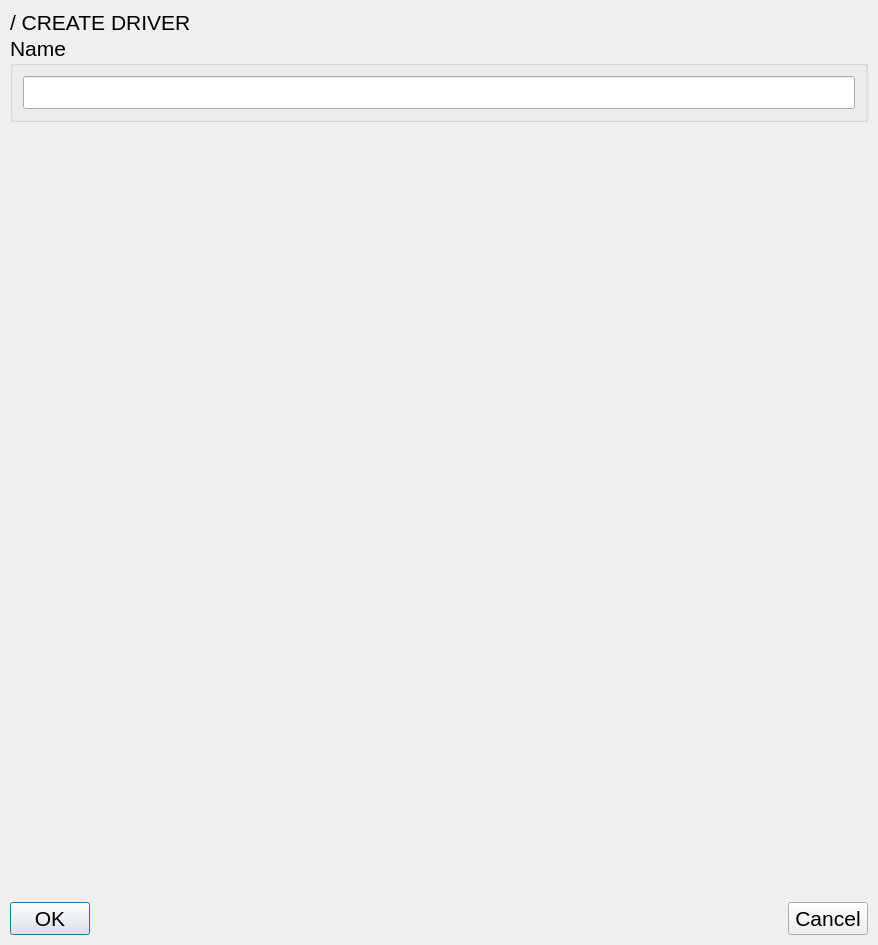
<?xml version="1.0" encoding="UTF-8"?>
<ui version="4.0">
 <class>DialogCreateDriver</class>
 <widget class="QDialog" name="DialogCreateDriver">
  <property name="geometry">
   <rect>
    <x>0</x>
    <y>0</y>
    <width>878</width>
    <height>945</height>
   </rect>
  </property>
  <property name="font">
   <font>
    <family>Arial</family>
    <pointsize>32</pointsize>
   </font>
  </property>
  <property name="windowTitle">
   <string>About</string>
  </property>
  <layout class="QGridLayout" name="gridLayout">
   <property name="leftMargin">
    <number>10</number>
   </property>
   <property name="topMargin">
    <number>10</number>
   </property>
   <property name="rightMargin">
    <number>10</number>
   </property>
   <property name="bottomMargin">
    <number>10</number>
   </property>
   <property name="spacing">
    <number>0</number>
   </property>
   <item row="3" column="0">
    <layout class="QVBoxLayout" name="layoutCenter">
     <property name="spacing">
      <number>0</number>
     </property>
     <item>
      <layout class="QVBoxLayout" name="layoutTitle">
       <property name="spacing">
        <number>0</number>
       </property>
       <item>
        <widget class="QLabel" name="labelTitle">
         <property name="font">
          <font>
           <family>Arial</family>
           <pointsize>16</pointsize>
          </font>
         </property>
         <property name="text">
          <string>/ CREATE DRIVER</string>
         </property>
         <property name="alignment">
          <set>Qt::AlignLeading|Qt::AlignLeft|Qt::AlignVCenter</set>
         </property>
        </widget>
       </item>
      </layout>
     </item>
     <item>
      <layout class="QVBoxLayout" name="layoutContent">
       <property name="spacing">
        <number>0</number>
       </property>
       <item>
        <widget class="QGroupBox" name="groupBoxDriverName">
         <property name="font">
          <font>
           <family>Arial</family>
           <pointsize>16</pointsize>
          </font>
         </property>
         <property name="title">
          <string>Name</string>
         </property>
         <layout class="QVBoxLayout" name="verticalLayout">
          <property name="spacing">
           <number>0</number>
          </property>
          <property name="leftMargin">
           <number>10</number>
          </property>
          <property name="topMargin">
           <number>10</number>
          </property>
          <property name="rightMargin">
           <number>10</number>
          </property>
          <property name="bottomMargin">
           <number>10</number>
          </property>
          <item>
           <widget class="QLineEdit" name="lineEditDriverName">
            <property name="font">
             <font>
              <family>Arial</family>
              <pointsize>16</pointsize>
             </font>
            </property>
            <property name="text">
             <string/>
            </property>
            <property name="readOnly">
             <bool>false</bool>
            </property>
           </widget>
          </item>
         </layout>
        </widget>
       </item>
       <item>
        <spacer name="verticalSpacer">
         <property name="orientation">
          <enum>Qt::Vertical</enum>
         </property>
         <property name="sizeHint" stdset="0">
          <size>
           <width>20</width>
           <height>40</height>
          </size>
         </property>
        </spacer>
       </item>
      </layout>
     </item>
     <item>
      <layout class="QHBoxLayout" name="layoutButtons">
       <item>
        <widget class="QPushButton" name="pushButtonOK">
         <property name="minimumSize">
          <size>
           <width>0</width>
           <height>0</height>
          </size>
         </property>
         <property name="font">
          <font>
           <family>Arial</family>
           <pointsize>16</pointsize>
          </font>
         </property>
         <property name="text">
          <string>OK</string>
         </property>
        </widget>
       </item>
       <item>
        <spacer name="horizontalSpacer">
         <property name="orientation">
          <enum>Qt::Horizontal</enum>
         </property>
         <property name="sizeHint" stdset="0">
          <size>
           <width>40</width>
           <height>20</height>
          </size>
         </property>
        </spacer>
       </item>
       <item>
        <widget class="QPushButton" name="pushButtonCancel">
         <property name="minimumSize">
          <size>
           <width>0</width>
           <height>0</height>
          </size>
         </property>
         <property name="font">
          <font>
           <family>Arial</family>
           <pointsize>16</pointsize>
          </font>
         </property>
         <property name="text">
          <string>Cancel</string>
         </property>
        </widget>
       </item>
      </layout>
     </item>
    </layout>
   </item>
  </layout>
 </widget>
 <resources/>
 <connections/>
</ui>
